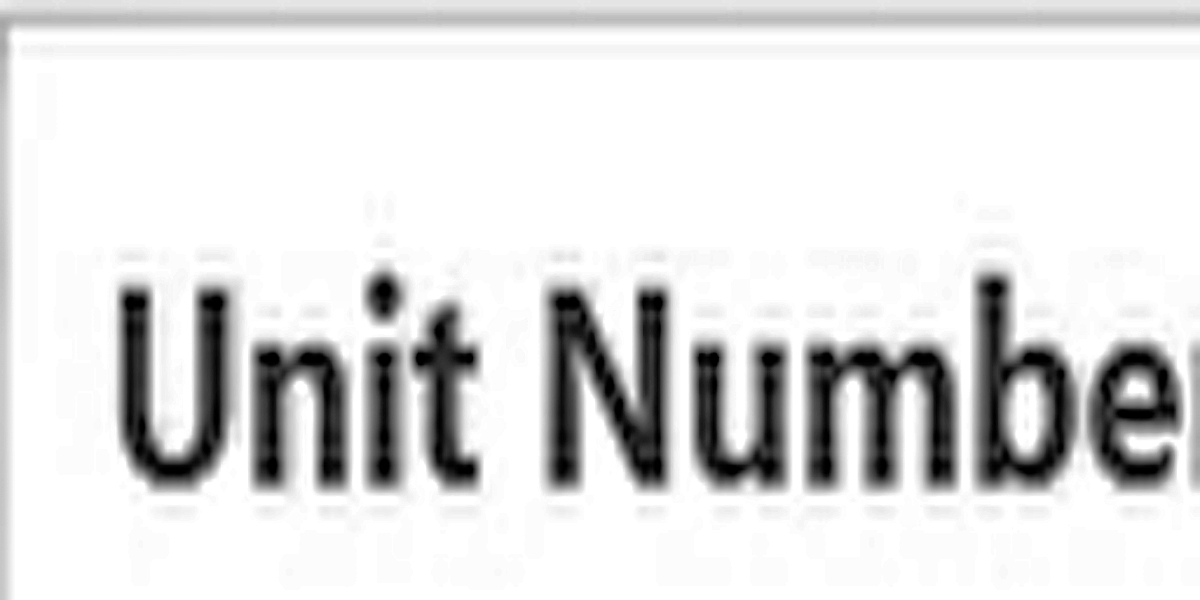
#> input picture OCR_Project/images/plate_processed.png, 1200 x 600 px
$ python -i ocr_module.py   (imports and definitions only)
#> lines starting #> are read from the running program, lines starting #| are printed output that depends on the picture
import cv2
import sys
import re
from paddleocr import PaddleOCR


# ==========================================
# 1. PREPROCESSING
# ==========================================

def preprocess_image(image_path):

#> called with image_path = 'images/plate_processed.png'
    image = cv2.imread(image_path)
#> image is the input picture: shape (600, 1200, 3); min 0, max 255, mean 222.1

    if image is None:
        raise FileNotFoundError(
            f"Could not load image: {image_path}"
        )

    print("Image loaded successfully")

    # Resize
    image = cv2.resize(image, (1200, 600))
    print("Image resized")

    # Grayscale
    gray = cv2.cvtColor(image, cv2.COLOR_BGR2GRAY)
    print("Converted to grayscale")

    # Contrast enhancement
    clahe = cv2.createCLAHE(
        clipLimit=2.0,
        tileGridSize=(8, 8)
    )

    enhanced = clahe.apply(gray)
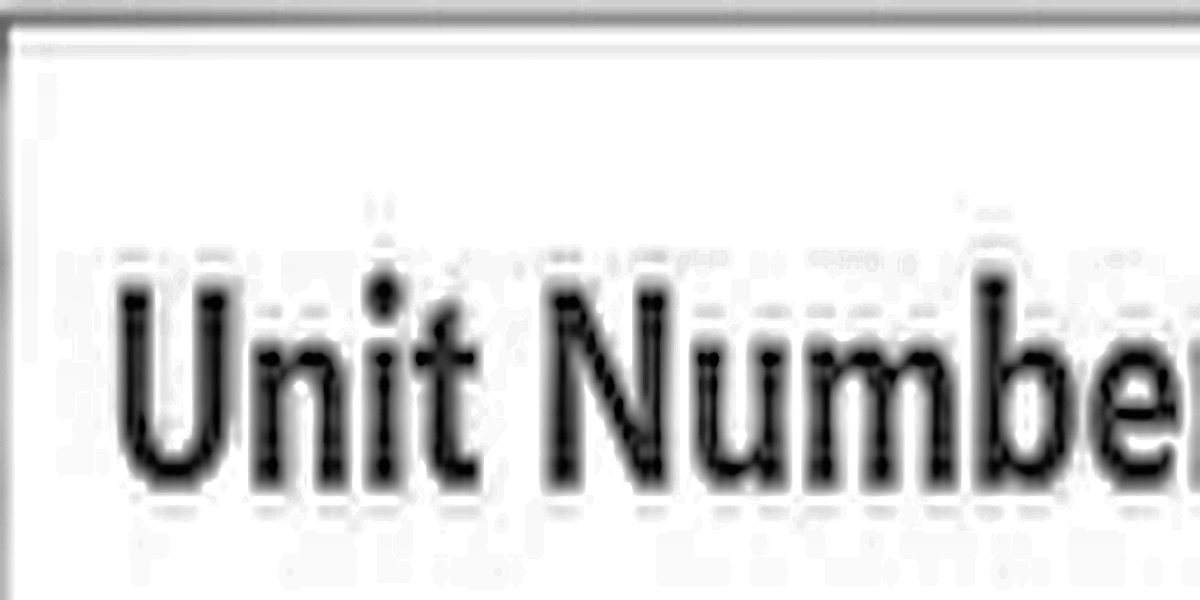
#> enhanced: shape (600, 1200); min 1, max 255, mean 217.9
    print("Contrast enhanced")

    # Sharpening
    blurred = cv2.GaussianBlur(
        enhanced,
        (0, 0),
        3
    )

    sharpened = cv2.addWeighted(
        enhanced,
        1.5,
        blurred,
        -0.5,
        0
    )

    print("Image sharpened")

    # Convert back to 3-channel
    # PaddleOCR expects a color image
    processed = cv2.cvtColor(
        sharpened,
        cv2.COLOR_GRAY2BGR
    )

    output_path = "images/plate_processed.png"

    cv2.imwrite(
        output_path,
        processed
    )

    print("Processed image saved:")
    print(output_path)

    return processed


# ==========================================
# 2. INITIALIZE OCR
# ==========================================

# [4 lines that did not run here, left out]


# ==========================================
# 3. RECOGNIZE NUMBER PLATE
# ==========================================

# [71 lines left out: function recognize_plate, not called in this run]


# ==========================================
# 4. MAIN
# ==========================================

# [15 lines not run here, left out]

>>> result = preprocess_image('images/plate_processed.png')
